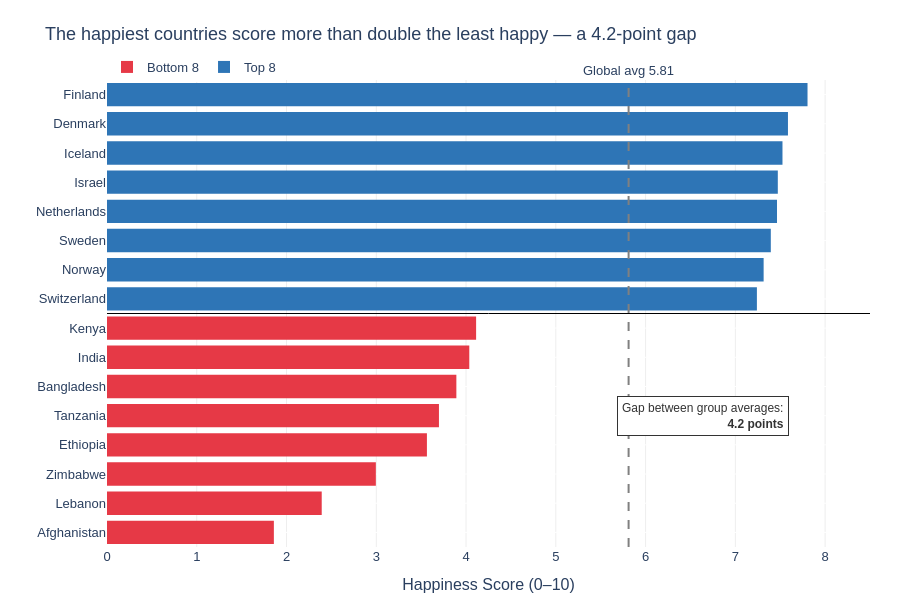

Notebook code for this chart:
### Markdown cell above
---
## Task 2 — Bottom vs. Top: A Contrast Story

**What to build:** A bar chart that highlights the **gap between the happiest and least happy countries**, focusing on a specific insight.

**Requirements:**
- Show the **top 8 AND bottom 8 countries** together (16 bars total)
- Use **colour** to distinguish the two groups (not Plotly's default rainbow)
- Add a **visual separator or annotation** that emphasises the gap
- Insight title that tells the story of the gap

**Hint:** Use `pd.concat([df.nlargest(8,'Happiness_Score'), df.nsmallest(8,'Happiness_Score')])` to get both groups.

**Stretch goal:** Add a vertical reference line showing the global average.

### Code cell
# Task 2: Top 8 vs. Bottom 8 contrast
# ------------------------------------

# Step 1: Get top and bottom countries
top8 = df.nlargest(8, 'Happiness_Score').copy()
top8['Group'] = 'Top 8'
bottom8 = df.nsmallest(8, 'Happiness_Score').copy()
bottom8['Group'] = 'Bottom 8'

combined = pd.concat([bottom8, top8]).sort_values('Happiness_Score')
global_avg = df['Happiness_Score'].mean()
print(f"Global average: {global_avg:.2f}")

# Step 2: Build your chart
# YOUR CODE HERE

gap = top8['Happiness_Score'].mean() - bottom8['Happiness_Score'].mean()

fig = px.bar(
    combined,
    x='Happiness_Score', y='Country',
    orientation='h',
    color='Group',
    color_discrete_map={'Top 8': '#2E75B6', 'Bottom 8': '#E63946'},
    title=f'The happiest countries score more than double the least happy — a {gap:.1f}-point gap',
    labels={'Happiness_Score': 'Happiness Score (0–10)', 'Country': '', 'Group': ''},
    height=600
)
fig.update_traces(marker_line_width=0)

# Global average reference line (stretch goal)
fig.add_vline(x=global_avg, line_dash='dash', line_color='grey',
              annotation_text=f'Global avg {global_avg:.2f}',
              annotation_position='top')

# Separator between the two groups (between bar 8 and bar 9)
fig.add_hline(y=7.5, line_color='black', line_width=1)

# Annotation emphasising the gap
fig.add_annotation(
    x=7.6, y=4,
    text=f'Gap between group averages:<br><b>{gap:.1f} points</b>',
    showarrow=False, align='right', xanchor='right',
    font=dict(size=12, color='#333333'),
    bgcolor='white', bordercolor='#333333', borderwidth=1, borderpad=4
)

fig.update_layout(
    xaxis=dict(range=[0, 8.5], gridcolor='#EEEEEE'),   # zero baseline
    yaxis=dict(gridcolor='white'),
    plot_bgcolor='white', paper_bgcolor='white',
    font=dict(family='Arial', size=13),
    legend=dict(orientation='h', y=1.06),
    margin=dict(l=10, r=30, t=80, b=40)
)
fig.show()

### Figure 1 — Plotly figure (JSON) as saved in the notebook; plotly's stock layout.template omitted (floating-point values rounded to 4 significant figures)
{"data": [{"hovertemplate": "=%{y}<br>Happiness Score (0–10)=%{x}<extra></extra>", "legendgroup": "Bottom 8", "marker": {"color": "#E63946", "line": {"width": 0}, "pattern": {"shape": ""}}, "name": "Bottom 8", "orientation": "h", "showlegend": true, "textposition": "auto", "type": "bar", "x": [1.859, 2.392, 2.995, 3.564, 3.698, 3.892, 4.036, 4.112], "xaxis": "x", "y": ["Afghanistan", "Lebanon", "Zimbabwe", "Ethiopia", "Tanzania", "Bangladesh", "India", "Kenya"], "yaxis": "y"}, {"hovertemplate": "=%{y}<br>Happiness Score (0–10)=%{x}<extra></extra>", "legendgroup": "Top 8", "marker": {"color": "#2E75B6", "line": {"width": 0}, "pattern": {"shape": ""}}, "name": "Top 8", "orientation": "h", "showlegend": true, "textposition": "auto", "type": "bar", "x": [7.24, 7.315, 7.395, 7.464, 7.473, 7.525, 7.586, 7.804], "xaxis": "x", "y": ["Switzerland", "Norway", "Sweden", "Netherlands", "Israel", "Iceland", "Denmark", "Finland"], "yaxis": "y"}], "layout": {"annotations": [{"showarrow": false, "text": "Global avg 5.81", "x": 5.811, "xanchor": "center", "xref": "x", "y": 1, "yanchor": "bottom", "yref": "y domain"}, {"align": "right", "bgcolor": "white", "bordercolor": "#333333", "borderpad": 4, "borderwidth": 1, "font": {"color": "#333333", "size": 12}, "showarrow": false, "text": "Gap between group averages:<br><b>4.2 points</b>", "x": 7.6, "xanchor": "right", "y": 4}], "barmode": "relative", "font": {"family": "Arial", "size": 13}, "height": 600, "legend": {"orientation": "h", "title": {"text": ""}, "tracegroupgap": 0, "y": 1.06}, "margin": {"b": 40, "l": 10, "r": 30, "t": 80}, "paper_bgcolor": "white", "plot_bgcolor": "white", "shapes": [{"line": {"color": "grey", "dash": "dash"}, "type": "line", "x0": 5.811, "x1": 5.811, "xref": "x", "y0": 0, "y1": 1, "yref": "y domain"}, {"line": {"color": "black", "width": 1}, "type": "line", "x0": 0, "x1": 1, "xref": "x domain", "y0": 7.5, "y1": 7.5, "yref": "y"}], "title": {"text": "The happiest countries score more than double the least happy — a 4.2-point gap"}, "xaxis": {"anchor": "y", "domain": [0, 1], "gridcolor": "#EEEEEE", "range": [0, 8.5], "title": {"text": "Happiness Score (0–10)"}}, "yaxis": {"anchor": "x", "domain": [0, 1], "gridcolor": "white", "title": {"text": ""}}}}
